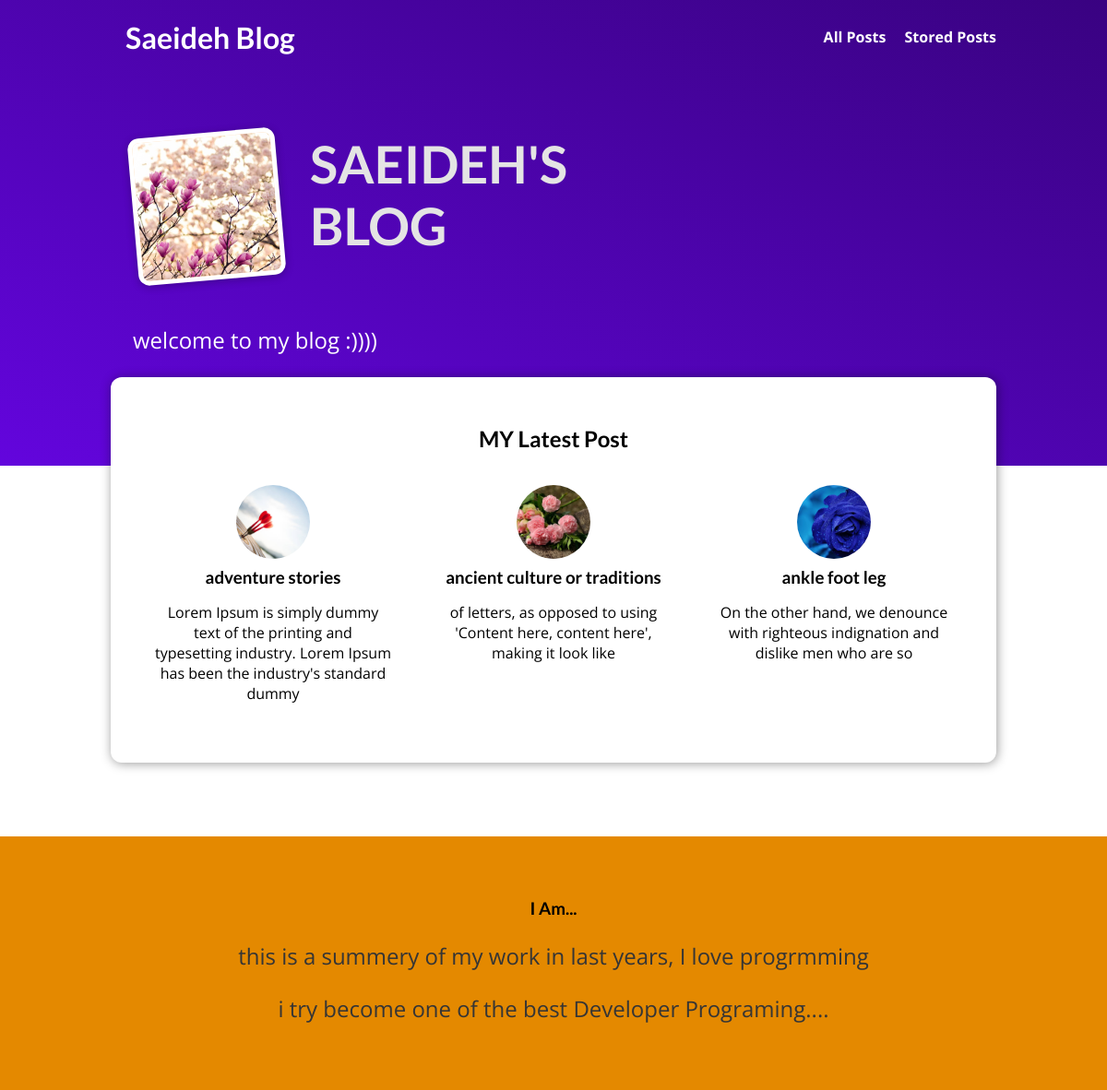
The page / on the database its author committed.
### blog/models.py (models this page shows, shortened)
class Post(models.Model):
    title = models.CharField(max_length=100)
    excerpt = models.CharField(max_length=200)
    image = models.ImageField(upload_to='posts',blank=True, null= True)
    date = models.DateField(auto_now=True)
    slug = models.SlugField(unique=True, db_index=True, null=False)
    content = models.TextField(validators=[MinLengthValidator(10)])
    author = models.ForeignKey(Author,on_delete=models.SET_NULL, null=True, related_name='posts')
    tag = models.ManyToManyField(Tag, null=True)
    class Meta:
        verbose_name_plural = "All Posts"

### blog/views.py (the view)
# urls.py: path('',views.indexView.as_view(), name='index-url'),
class  indexView(ListView):
    template_name = 'blog/index.html'
    model = Post
    context_object_name = 'posts'
    ordering = ['-date']
    def get_queryset(self):
        basequery = super().get_queryset()
        data = basequery[:3]
        return data

### blog/templates/blog/index.html (shortened to what this page needs)
{% extends 'base.html' %}
{% load static %}
{% block css-files %}
    <link rel="stylesheet" href="{% static 'blog/styles/post.css' %}">
    <link rel="stylesheet" href="{% static 'blog/styles/index.css' %}">
{% endblock %}
{% block body %}
{% include 'blog/includes/header.html' %}
<section id="welcome">
    <header>
        <img src="{% static 'blog/images/image1.jpg' %}" alt="saeideh, author of this blog ">
        <h2>SAEIDEH'S BLOG</h2>
    </header>
    <p>welcome to my blog :))))</p>
</section>
<section id="latest-posts">
    <h2>MY Latest Post</h2>
    <ul>
        {% for post in posts %}
            {% include 'blog/includes/post.html' %}
        {% endfor %}
    </ul>
</section>
<section id="about">
    <h3> I Am...</h3>
    <p>this is a summery of my work in last years, I love  progrmming</p>
    <p>
        i try become one of the best Developer Programing....
    </p>
</section>
{% endblock %}

### blog/templates/blog/includes/post.html
{% load static %}
<li>
    <article class="post">
        <a href="{% url 'post-detail-url' post.slug %}">
            <img src="{{ post.image.url }}" alt={{post.title}}/>
            <div class="post__content">
                <h3>{{post.title}}</h3>
                <p>{{post.excerpt}}</p>
            </div>
        </a>
    </article>
</li>

### blog/static/blog/styles/post.css (style rules this page uses)
.post { display: flex; flex-direction: column; align-items: center; text-align: center; }
.post a { text-decoration: none; color: black; transition: all 0.2s ease; padding: 1rem; }
.post img { width: 5rem; height: 5rem; object-fit: cover; border-radius: 50%; }
.post h3 { margin: 0.25rem 0; }

### blog/static/blog/styles/index.css (style rules this page uses)
#welcome { background: linear-gradient(to right top, #6305dd, #390281); padding: 6rem 12%; }
#welcome header { display: flex; align-items: flex-start; margin: 3rem auto; }
#welcome img { width: 10rem; height: 10rem; object-fit: cover; object-position: top; border: 5px solid white; border-radius: 12px; background-color: #ffe1bf; transform: rotateZ(-5deg); box-shadow: 0 2px 8px rgba(0, 0, 0, 0.25); }
#welcome h2 { font-size: 3.5rem; margin: 0 0 0 2rem; color: #e4e4e4; width: 10rem; }
#welcome p { color: white; font-size: 1.5rem; }
#latest-posts { background-color: white; padding: 2rem; border-radius: 12px; width: 60rem; margin: -6rem auto 2rem auto; box-shadow: 1px 1px 12px rgba(0, 0, 0, 0.4); }
#latest-posts h2 { text-align: center; }
#latest-posts ul { list-style: none; margin: 0; padding: 0; display: flex; gap: 1rem; }
#latest-posts li { flex: 1; }
#about { text-align: center; padding: 3rem; background-color: #e48900; margin-top: 5rem; }
#about p { font-size: 1.5rem; color: #353535; }

### static/base.css (style rules this page uses)
* { box-sizing: border-box; }
html { font-family: 'Open Sans', 'Lato', sans-serif; }
body { margin: 0; }
h1, h2, h3 { font-family: 'Lato', sans-serif; font-weight: bold; }

### rows shown on the page
Post: image (picture), title "adventure stories", excerpt "Lorem Ipsum is simply dummy text of the printing and typesetting industry. Lorem Ipsum has been the industry's standard dummy"
Post: image (picture), title "ancient culture or traditions", excerpt "of letters, as opposed to using 'Content here, content here', making it look like"
Post: image (picture), title "ankle foot leg", excerpt "On the other hand, we denounce with righteous indignation and dislike men who are so"
